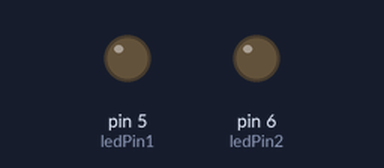
Bench run of a sketch on a simulated Arduino Uno, built with avr-gcc and run on an emulated ATmega328P. On the bench: output pins drawn as LEDs (lit = HIGH). Random numbers use the default seed unless the sketch sets one.

Above: at 0.2 s.
At 9.85 s:
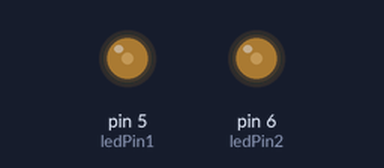
At 19.6 s:
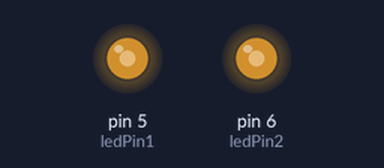
At 39.75 s:
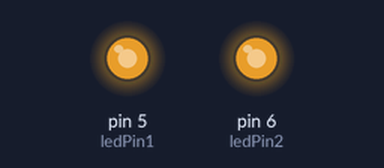
Timing chart, 0 to 40.0 s (numbered marks = the images above):
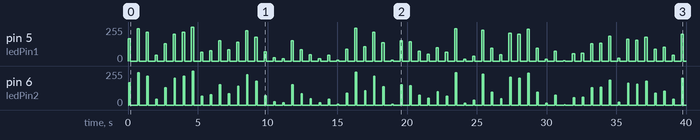

The sketch:

Exerc_cio_4_-_Imitando_luz_de_um_soldador_a_arco.ino
```cpp
//Exercício 4 - Imitando  luz de um soldador a arco

int ledPin1=5,ledPin2=6,x;

void setup() {
  pinMode(ledPin1,OUTPUT);
  pinMode(ledPin2,OUTPUT);
}

void loop() {
  x=random(256);
  analogWrite(ledPin1,x);
  delay(50);
  analogWrite(ledPin2,x);
  delay(100);
  analogWrite(ledPin1,0);
  analogWrite(ledPin2,0);
  delay(500);
}
```

Measured:
- by itself, pin 5 (ledPin1): 0/255 → 167/255 at 0.00 s, → 0/255 0.15 s later, → 241/255 0.50 s later, → 0/255 0.15 s later, … (124 changes in this stretch)
- by itself, pin 6 (ledPin2): 0/255 → 167/255 at 0.05 s, → 0/255 0.10 s later, → 241/255 0.55 s later, → 0/255 0.10 s later, … (124 changes in this stretch)
